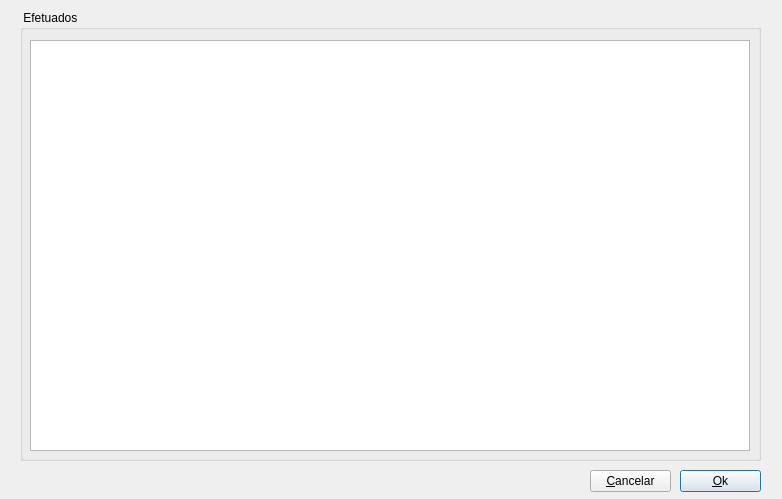
<?xml version="1.0" encoding="UTF-8"?>
<ui version="4.0">
 <class>ShowPayments</class>
 <widget class="QDialog" name="ShowPayments">
  <property name="geometry">
   <rect>
    <x>0</x>
    <y>0</y>
    <width>782</width>
    <height>499</height>
   </rect>
  </property>
  <property name="windowTitle">
   <string>Dialog</string>
  </property>
  <widget class="QGroupBox" name="groupBox">
   <property name="geometry">
    <rect>
     <x>20</x>
     <y>10</y>
     <width>741</width>
     <height>451</height>
    </rect>
   </property>
   <property name="title">
    <string> Efetuados </string>
   </property>
   <widget class="QTableView" name="tableView">
    <property name="geometry">
     <rect>
      <x>10</x>
      <y>30</y>
      <width>720</width>
      <height>411</height>
     </rect>
    </property>
   </widget>
  </widget>
  <widget class="QPushButton" name="pushButtonOk">
   <property name="geometry">
    <rect>
     <x>680</x>
     <y>470</y>
     <width>81</width>
     <height>22</height>
    </rect>
   </property>
   <property name="text">
    <string>&amp;Ok</string>
   </property>
   <property name="default">
    <bool>true</bool>
   </property>
  </widget>
  <widget class="QPushButton" name="pushButtonCancel">
   <property name="geometry">
    <rect>
     <x>590</x>
     <y>470</y>
     <width>81</width>
     <height>22</height>
    </rect>
   </property>
   <property name="text">
    <string>&amp;Cancelar</string>
   </property>
  </widget>
 </widget>
 <resources/>
 <connections/>
</ui>
